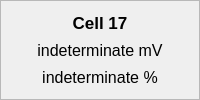
                 <widget class="QFrame" name="cell17_frame">
                  <property name="frameShape">
                   <enum>QFrame::StyledPanel</enum>
                  </property>
                  <property name="frameShadow">
                   <enum>QFrame::Raised</enum>
                  </property>
                  <layout class="QVBoxLayout" name="verticalLayout_20">
                   <item>
                    <widget class="QLabel" name="cell17_title">
                     <property name="font">
                      <font>
                       <pointsize>13</pointsize>
                       <weight>75</weight>
                       <bold>true</bold>
                      </font>
                     </property>
                     <property name="text">
                      <string>Cell 17</string>
                     </property>
                     <property name="alignment">
                      <set>Qt::AlignCenter</set>
                     </property>
                    </widget>
                   </item>
                   <item>
                    <widget class="QLabel" name="cell17_voltage">
                     <property name="font">
                      <font>
                       <pointsize>12</pointsize>
                      </font>
                     </property>
                     <property name="text">
                      <string>indeterminate mV</string>
                     </property>
                     <property name="alignment">
                      <set>Qt::AlignCenter</set>
                     </property>
                    </widget>
                   </item>
                   <item>
                    <widget class="QLabel" name="cell17_soc">
                     <property name="font">
                      <font>
                       <pointsize>12</pointsize>
                      </font>
                     </property>
                     <property name="text">
                      <string>indeterminate %</string>
                     </property>
                     <property name="alignment">
                      <set>Qt::AlignCenter</set>
                     </property>
                    </widget>
                   </item>
                  </layout>
                 </widget>
